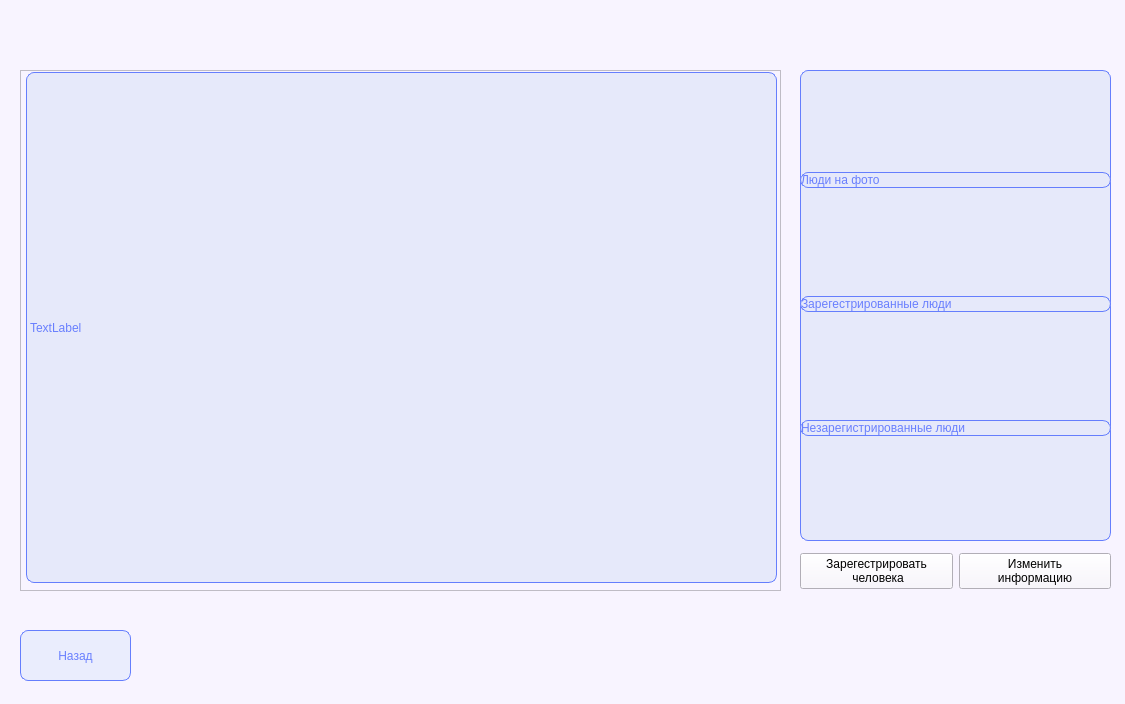
<?xml version="1.0" encoding="UTF-8"?>
<ui version="4.0">
 <class>snimokCam</class>
 <widget class="QDialog" name="snimokCam">
  <property name="geometry">
   <rect>
    <x>0</x>
    <y>0</y>
    <width>1125</width>
    <height>704</height>
   </rect>
  </property>
  <property name="windowTitle">
   <string>Dialog</string>
  </property>
  <property name="styleSheet">
   <string notr="true">border-left: 5px;
background-color: rgb(248, 244, 255);
font: 75 10pt &quot;MS Shell Dlg 2&quot;;</string>
  </property>
  <widget class="QFrame" name="frame">
   <property name="geometry">
    <rect>
     <x>20</x>
     <y>70</y>
     <width>761</width>
     <height>521</height>
    </rect>
   </property>
   <property name="frameShape">
    <enum>QFrame::StyledPanel</enum>
   </property>
   <property name="frameShadow">
    <enum>QFrame::Raised</enum>
   </property>
   <widget class="QLabel" name="label">
    <property name="geometry">
     <rect>
      <x>6</x>
      <y>2</y>
      <width>751</width>
      <height>511</height>
     </rect>
    </property>
    <property name="styleSheet">
     <string notr="true">text-align: left;
border-left: 5px;
background-color: rgb(230, 233, 250);
border: 0.5px solid rgb(101, 126, 253);
border-radius: 8px;
color: rgb(105, 127, 254);
</string>
    </property>
    <property name="text">
     <string>TextLabel</string>
    </property>
   </widget>
  </widget>
  <widget class="QPushButton" name="pushButton_2">
   <property name="geometry">
    <rect>
     <x>20</x>
     <y>630</y>
     <width>111</width>
     <height>51</height>
    </rect>
   </property>
   <property name="styleSheet">
    <string notr="true">background-color: rgb(234, 237, 253);
border: 0.5px solid rgb(101, 126, 253);
border-radius: 8px;
color: rgb(105, 127, 254);
text-align: center;
font: 75 20pt &quot;MS Shell Dlg 2&quot;;</string>
   </property>
   <property name="text">
    <string>Назад</string>
   </property>
  </widget>
  <widget class="QWidget" name="layoutWidget">
   <property name="geometry">
    <rect>
     <x>800</x>
     <y>550</y>
     <width>311</width>
     <height>42</height>
    </rect>
   </property>
   <layout class="QHBoxLayout" name="horizontalLayout">
    <item>
     <widget class="QPushButton" name="pushButton_4">
      <property name="styleSheet">
       <string notr="true"/>
      </property>
      <property name="text">
       <string>Зарегестрировать
 человека</string>
      </property>
     </widget>
    </item>
    <item>
     <widget class="QPushButton" name="pushButton_3">
      <property name="enabled">
       <bool>true</bool>
      </property>
      <property name="styleSheet">
       <string notr="true"/>
      </property>
      <property name="text">
       <string>Изменить 
информацию</string>
      </property>
     </widget>
    </item>
   </layout>
  </widget>
  <widget class="QWidget" name="widget" native="true">
   <property name="geometry">
    <rect>
     <x>800</x>
     <y>70</y>
     <width>311</width>
     <height>471</height>
    </rect>
   </property>
   <property name="styleSheet">
    <string notr="true">text-align: left;
border-left: 5px;
background-color: rgb(230, 233, 250);
border: 0.5px solid rgb(101, 126, 253);
border-radius: 8px;
color: rgb(105, 127, 254);
font: 75 13pt &quot;MS Shell Dlg 2&quot;;</string>
   </property>
   <layout class="QVBoxLayout" name="verticalLayout">
    <item>
     <widget class="QPushButton" name="pushButton_5">
      <property name="text">
       <string>Люди на фото</string>
      </property>
     </widget>
    </item>
    <item>
     <widget class="QPushButton" name="pushButton_6">
      <property name="text">
       <string>Зарегестрированные люди</string>
      </property>
     </widget>
    </item>
    <item>
     <widget class="QPushButton" name="pushButton_7">
      <property name="text">
       <string>Незарегистрированные люди</string>
      </property>
     </widget>
    </item>
   </layout>
  </widget>
 </widget>
 <resources/>
 <connections/>
</ui>
